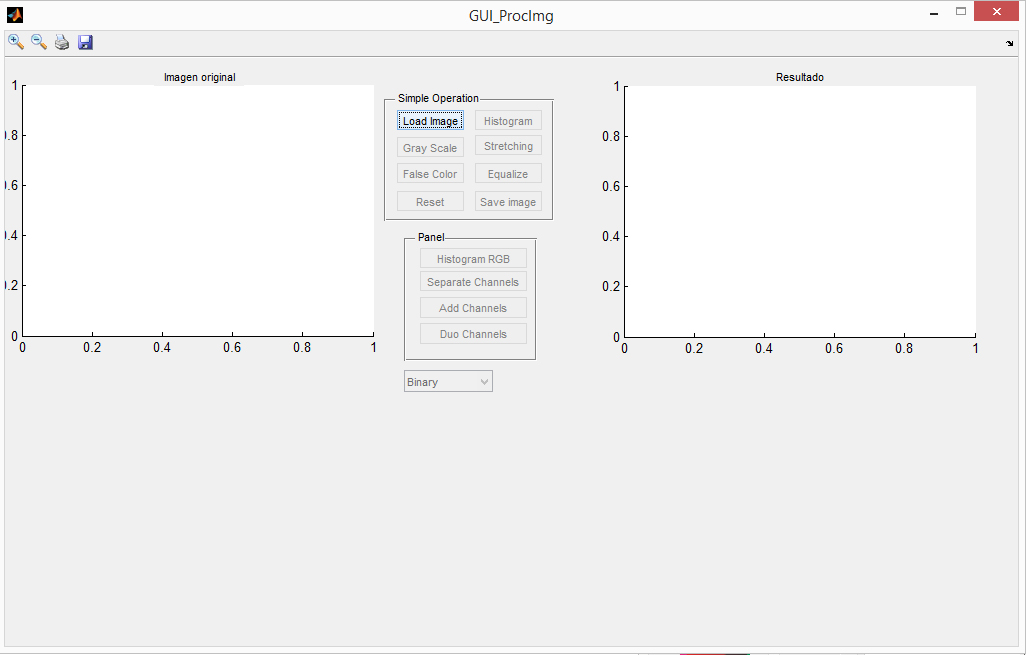
%> input picture 1.jpg, 1026 x 655 px
$ octave --eval "result = histGray(imread('1.jpg'));"   (GNU Octave 9; MATLAB toolbox functions it lacks are replaced by stand-ins)
%> lines starting %> are read from the running program, lines starting %| are printed output that depends on the picture
function [Hist, xHist] = histGray (img)
figure('Name','Histograma');
[Hist, xHist]=imhist(rgb2gray(img));
imhist(rgb2gray(img));
figure('Name','Histograma RGB');
subplot(1,2,1);
imshow(img);
title('Imagen original en escala de grises')
%el histograma
subplot(1,2,2);
imhist(rgb2gray(img));
title('Histograma')
end
%> in histGray, `[Hist, xHist]=imhist(rgb2gray(img));`: Hist = 256 values, max 415016 at index 241, min 0 at index 5, mean 2625.1; xHist = 256 values from 0 to 255
%> in histGray, `imhist(rgb2gray(img));`:
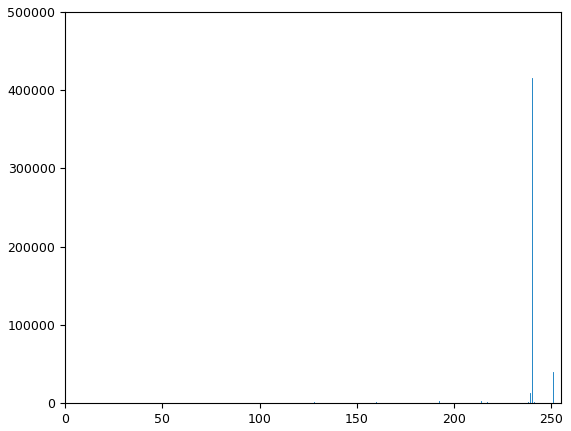
%> figure redrawn from the program's plot data; highest point at x = 240, y = 415016
%> `result = histGray(imread('1.jpg'));`:
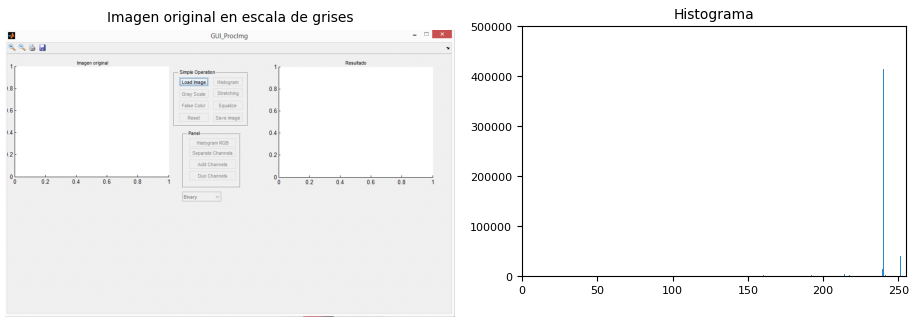
%> figure redrawn from the program's plot data, 2 panels
%> `result = histGray(imread('1.jpg'));`: result has the same summary as Hist in histGray
